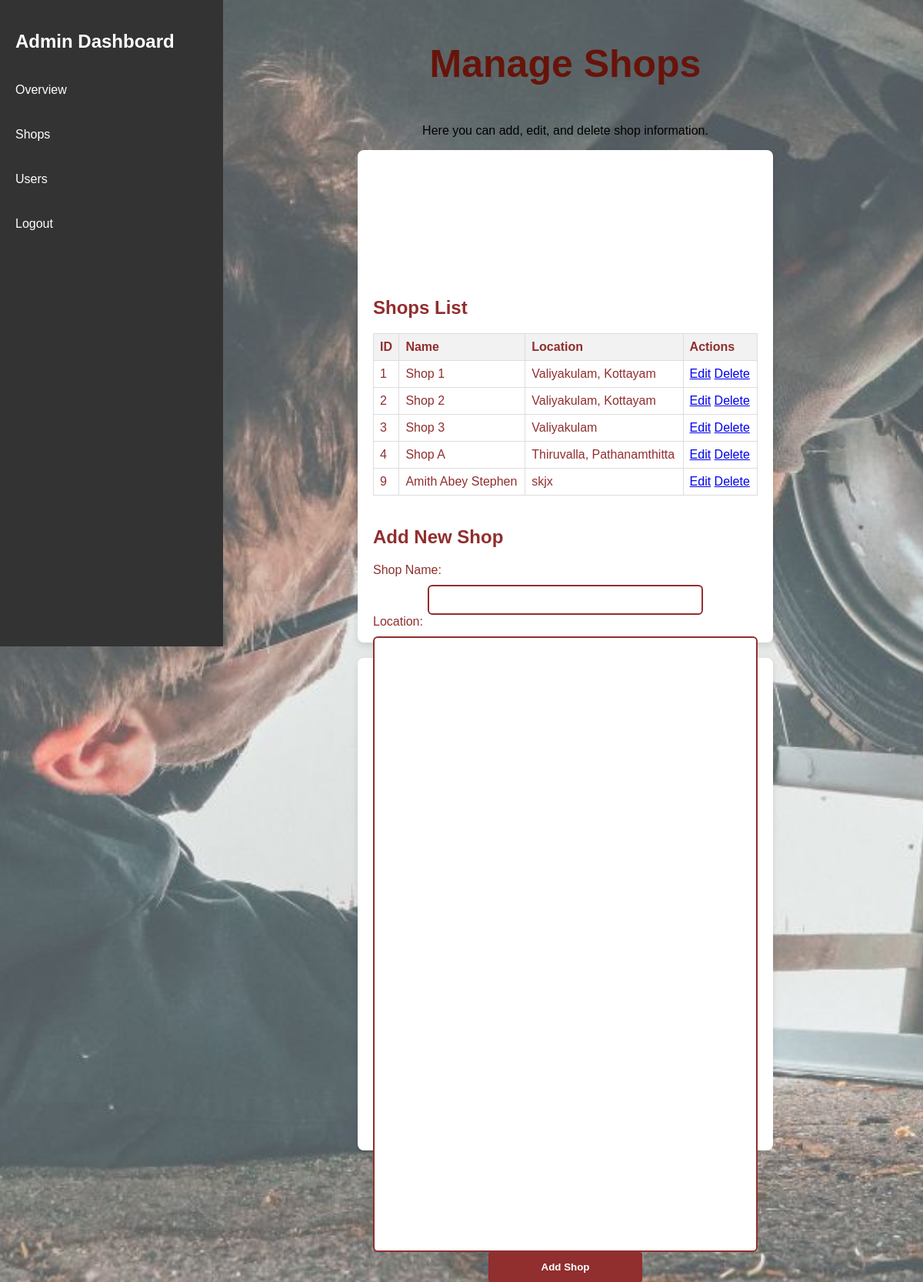
Screenshot of /admin/admins/admin_shops.php with the database file from the repository.
### tables this page shows
CREATE TABLE `shops` (
  `id` int(11) NOT NULL,
  `shop_name` varchar(255) NOT NULL,
  `address` text NOT NULL,
  `district` varchar(255) NOT NULL,
  `latitude` decimal(10,8) NOT NULL,
  `longitude` decimal(11,8) NOT NULL,
  `phone_number` varchar(20) NOT NULL,
  `email` varchar(255) NOT NULL,
  `website` varchar(255) DEFAULT NULL,
  `owner_email` varchar(255) NOT NULL
);

### admin/admins/admin_shops.php (the view, shortened to what this page needs)
<?php
include '../db_connection.php';
$shops_result = $conn->query("SELECT * FROM shops");
?>
<!DOCTYPE html>
<html lang="en">
<head>
    <link rel="stylesheet" type="text/css" href="../style.css">
</head>
<body>
    <div class="sidebar">
        <h2>Admin Dashboard</h2>
        <a href="../admin_dashboard.php">Overview</a>
        <a href="admin_shops.php">Shops</a>
        <a href="admin_users.php">Users</a>
        <a href="../logout.php">Logout</a>
    </div>
    <div class="content">
        <h1>Manage Shops</h1>
        <p>Here you can add, edit, and delete shop information.</p>
        <div class="card">
            <h2>Shops List</h2>
            <table>
                <thead>
                    <tr>
                        <th>ID</th>
                        <th>Name</th>
                        <th>Location</th>
                        <th>Actions</th>
                    </tr>
                </thead>
                <tbody>
                    <?php while($shop = $shops_result->fetch_assoc()): ?>
                    <tr>
                        <td><?php echo $shop['id']; ?></td>
                        <td><?php echo $shop['shop_name']; ?></td>
                        <td><?php echo $shop['address']; ?></td>
                        <td>
                            <a href="admin_shops.php?edit=<?php echo $shop['id']; ?>">Edit</a>
                            <a href="admin_shops.php?delete=<?php echo $shop['id']; ?>">Delete</a>
                        </td>
                    </tr>
                    <?php endwhile; ?>
                </tbody>
            </table>
        </div>
        <div class="card">
            <h2>Add New Shop</h2>
            <form action="admin_shops.php" method="POST">
                <label for="name">Shop Name:</label>
                <input type="text" id="name" name="name" required>
                <label for="location">Location:</label>
                <input type="text" id="location" name="location" required>
                <input type="submit" name="add_shop" value="Add Shop">
            </form>
        </div>
    </div>
</body>
</html>

### style.css (style rules this page uses)
body { background-image: url("carrepair.jpg"); background-size: cover; background-position: center; background-attachment: fixed; font-family: Arial, sans-serif; margin: 0; }
.content { align-items: center; justify-content: flex-start; display: flex; flex-direction: column; padding-top: 5em; }
.content h1 { color: #67140a; font-size: 50px; text-align: center; display: flex; flex-direction: column; justify-content: center; align-items: center; }
.card { background-color: rgba(251, 245, 245, 0.5 ); box-shadow: 0 8px 16px rgba(0, 0, 0, 0.3); border-radius: 12px; width: 500px; height: 600px; color: #912e2e; display: flex; flex-direction: column; justify-content: center; }
form { display: flex; flex-direction: column; }
form label { margin: 0 0 10px; }
form input[type="text"], form input[type="password"], form input[type="email"] { padding: 10px; border: 2px solid #912e2e; border-radius: 6px; width: 25em; align-self: center; }
form input[type="submit"] { background-color: #912e2e; color: white; font-weight: 600; width: 15em; padding: 12px; margin-top: 0; border: none; border-radius: 3px; cursor: pointer; align-self: center; }
body { min-height: 100vh; }
#location { color: #67140a; width: 100%; min-height: 100vh; padding: 100px 20px 40px; box-sizing: border-box; display: flex; justify-content: center; align-items: center; }

### admin/admins/admin_shops.php (style rules this page uses)
body { display: flex; font-family: Arial, sans-serif; }
.sidebar { position: fixed; top: 0; left: 0; height: 100vh; width: 250px; background-color: #333; color: white; display: flex; flex-direction: column; padding: 20px; }
.sidebar a { color: white; text-decoration: none; padding: 10px 0; margin: 10px 0; display: block; }
.content { margin-left: 270px; padding: 20px; flex-grow: 1; }
.card { background-color: white; border-radius: 8px; box-shadow: 0 4px 8px rgba(0, 0, 0, 0.1); padding: 20px; margin-bottom: 20px; }
.card h2 { margin-top: 0; }
.card table { width: 100%; border-collapse: collapse; }
.card table, .card th, .card td { border: 1px solid #ddd; }
.card th, .card td { padding: 8px; text-align: left; }
.card th { background-color: #f2f2f2; }

### rows the page displays
shops: id "1", shop_name "Shop 1", address "Valiyakulam, Kottayam"
shops: id "2", shop_name "Shop 2", address "Valiyakulam, Kottayam"
shops: id "3", shop_name "Shop 3", address "Valiyakulam"
shops: id "4", shop_name "Shop A", address "Thiruvalla, Pathanamthitta"
shops: id "9", shop_name "Amith Abey Stephen", address "skjx"
